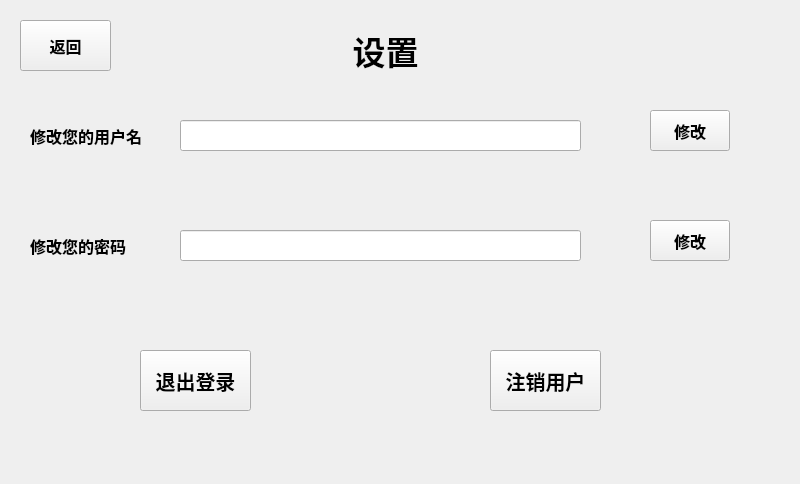
<?xml version="1.0" encoding="UTF-8"?>
<ui version="4.0">
 <class>bookmanagerui</class>
 <widget class="QMainWindow" name="bookmanagerui">
  <property name="geometry">
   <rect>
    <x>0</x>
    <y>0</y>
    <width>800</width>
    <height>484</height>
   </rect>
  </property>
  <property name="sizePolicy">
   <sizepolicy hsizetype="Fixed" vsizetype="Fixed">
    <horstretch>0</horstretch>
    <verstretch>0</verstretch>
   </sizepolicy>
  </property>
  <property name="baseSize">
   <size>
    <width>7</width>
    <height>0</height>
   </size>
  </property>
  <property name="font">
   <font>
    <family>Rockwell</family>
    <pointsize>12</pointsize>
    <italic>true</italic>
    <bold>true</bold>
   </font>
  </property>
  <property name="windowTitle">
   <string>bookmanagerui</string>
  </property>
  <widget class="QWidget" name="widget_main">
   <property name="sizePolicy">
    <sizepolicy hsizetype="Fixed" vsizetype="Fixed">
     <horstretch>0</horstretch>
     <verstretch>0</verstretch>
    </sizepolicy>
   </property>
   <widget class="QStackedWidget" name="stackedWidget">
    <property name="geometry">
     <rect>
      <x>0</x>
      <y>0</y>
      <width>800</width>
      <height>484</height>
     </rect>
    </property>
    <property name="sizePolicy">
     <sizepolicy hsizetype="Fixed" vsizetype="Fixed">
      <horstretch>0</horstretch>
      <verstretch>0</verstretch>
     </sizepolicy>
    </property>
    <property name="font">
     <font>
      <family>Rockwell</family>
      <pointsize>12</pointsize>
      <italic>false</italic>
      <bold>true</bold>
     </font>
    </property>
    <property name="currentIndex">
     <number>3</number>
    </property>
    <widget class="QWidget" name="welcome">
     <widget class="QLabel" name="lb_title1">
      <property name="geometry">
       <rect>
        <x>190</x>
        <y>50</y>
        <width>441</width>
        <height>101</height>
       </rect>
      </property>
      <property name="font">
       <font>
        <family>Rockwell</family>
        <pointsize>35</pointsize>
        <italic>false</italic>
        <bold>true</bold>
       </font>
      </property>
      <property name="text">
       <string>图书馆书籍管理系统</string>
      </property>
      <property name="alignment">
       <set>Qt::AlignCenter</set>
      </property>
     </widget>
     <widget class="QLabel" name="lb_title2">
      <property name="geometry">
       <rect>
        <x>600</x>
        <y>170</y>
        <width>101</width>
        <height>31</height>
       </rect>
      </property>
      <property name="font">
       <font>
        <family>Rockwell</family>
        <pointsize>20</pointsize>
        <italic>true</italic>
        <bold>true</bold>
       </font>
      </property>
      <property name="text">
       <string>v1.0.0</string>
      </property>
     </widget>
     <widget class="QLabel" name="lb_107">
      <property name="geometry">
       <rect>
        <x>250</x>
        <y>230</y>
        <width>291</width>
        <height>61</height>
       </rect>
      </property>
      <property name="font">
       <font>
        <family>Rockwell</family>
        <pointsize>25</pointsize>
        <italic>true</italic>
        <bold>true</bold>
       </font>
      </property>
      <property name="text">
       <string>107studio出品</string>
      </property>
      <property name="alignment">
       <set>Qt::AlignCenter</set>
      </property>
     </widget>
     <widget class="QPushButton" name="pb_2regist">
      <property name="geometry">
       <rect>
        <x>70</x>
        <y>350</y>
        <width>101</width>
        <height>61</height>
       </rect>
      </property>
      <property name="font">
       <font>
        <family>Microsoft Tai Le</family>
        <pointsize>15</pointsize>
        <italic>false</italic>
        <bold>false</bold>
       </font>
      </property>
      <property name="text">
       <string>注册账号</string>
      </property>
     </widget>
     <widget class="QPushButton" name="pb_2login">
      <property name="geometry">
       <rect>
        <x>350</x>
        <y>350</y>
        <width>101</width>
        <height>61</height>
       </rect>
      </property>
      <property name="font">
       <font>
        <family>Microsoft Tai Le</family>
        <pointsize>15</pointsize>
        <italic>false</italic>
        <bold>false</bold>
       </font>
      </property>
      <property name="text">
       <string>登陆账号</string>
      </property>
     </widget>
     <widget class="QPushButton" name="pb_aboutus">
      <property name="geometry">
       <rect>
        <x>630</x>
        <y>350</y>
        <width>101</width>
        <height>61</height>
       </rect>
      </property>
      <property name="font">
       <font>
        <family>Microsoft Tai Le</family>
        <pointsize>15</pointsize>
        <italic>false</italic>
        <bold>false</bold>
       </font>
      </property>
      <property name="text">
       <string>关于我们</string>
      </property>
     </widget>
    </widget>
    <widget class="QWidget" name="regist">
     <widget class="QPushButton" name="pb_regist_back">
      <property name="geometry">
       <rect>
        <x>30</x>
        <y>30</y>
        <width>91</width>
        <height>41</height>
       </rect>
      </property>
      <property name="text">
       <string>返回</string>
      </property>
     </widget>
     <widget class="QLabel" name="lb_regist">
      <property name="geometry">
       <rect>
        <x>230</x>
        <y>10</y>
        <width>279</width>
        <height>71</height>
       </rect>
      </property>
      <property name="font">
       <font>
        <family>Rockwell</family>
        <pointsize>25</pointsize>
        <italic>false</italic>
        <bold>true</bold>
       </font>
      </property>
      <property name="text">
       <string>注册您的账号</string>
      </property>
      <property name="alignment">
       <set>Qt::AlignCenter</set>
      </property>
     </widget>
     <widget class="QLineEdit" name="le_username">
      <property name="geometry">
       <rect>
        <x>120</x>
        <y>120</y>
        <width>491</width>
        <height>31</height>
       </rect>
      </property>
     </widget>
     <widget class="QLineEdit" name="le_account">
      <property name="geometry">
       <rect>
        <x>120</x>
        <y>200</y>
        <width>491</width>
        <height>31</height>
       </rect>
      </property>
     </widget>
     <widget class="QLineEdit" name="le_password">
      <property name="geometry">
       <rect>
        <x>120</x>
        <y>290</y>
        <width>491</width>
        <height>31</height>
       </rect>
      </property>
     </widget>
     <widget class="QCheckBox" name="cb_isteacher">
      <property name="geometry">
       <rect>
        <x>120</x>
        <y>350</y>
        <width>471</width>
        <height>31</height>
       </rect>
      </property>
      <property name="font">
       <font>
        <family>Rockwell</family>
        <pointsize>15</pointsize>
        <italic>false</italic>
        <bold>true</bold>
       </font>
      </property>
      <property name="text">
       <string>以老师身份注册（默认为学生身份）</string>
      </property>
     </widget>
     <widget class="QPushButton" name="pb_regist">
      <property name="geometry">
       <rect>
        <x>250</x>
        <y>400</y>
        <width>221</width>
        <height>71</height>
       </rect>
      </property>
      <property name="font">
       <font>
        <family>Rockwell</family>
        <pointsize>20</pointsize>
        <italic>false</italic>
        <bold>true</bold>
       </font>
      </property>
      <property name="text">
       <string>注册！</string>
      </property>
     </widget>
    </widget>
    <widget class="QWidget" name="login">
     <widget class="QPushButton" name="pb_login_back">
      <property name="geometry">
       <rect>
        <x>20</x>
        <y>20</y>
        <width>81</width>
        <height>41</height>
       </rect>
      </property>
      <property name="text">
       <string>返回</string>
      </property>
     </widget>
     <widget class="QLabel" name="lb_login">
      <property name="geometry">
       <rect>
        <x>250</x>
        <y>50</y>
        <width>331</width>
        <height>51</height>
       </rect>
      </property>
      <property name="font">
       <font>
        <family>Microsoft YaHei UI</family>
        <pointsize>30</pointsize>
        <italic>false</italic>
        <bold>true</bold>
       </font>
      </property>
      <property name="text">
       <string>用户登录</string>
      </property>
      <property name="alignment">
       <set>Qt::AlignCenter</set>
      </property>
     </widget>
     <widget class="QLineEdit" name="le_login_account">
      <property name="geometry">
       <rect>
        <x>150</x>
        <y>140</y>
        <width>521</width>
        <height>41</height>
       </rect>
      </property>
     </widget>
     <widget class="QLineEdit" name="le_login_password">
      <property name="geometry">
       <rect>
        <x>150</x>
        <y>270</y>
        <width>521</width>
        <height>41</height>
       </rect>
      </property>
     </widget>
     <widget class="QPushButton" name="pb_login">
      <property name="geometry">
       <rect>
        <x>340</x>
        <y>370</y>
        <width>161</width>
        <height>71</height>
       </rect>
      </property>
      <property name="font">
       <font>
        <family>Rockwell</family>
        <pointsize>20</pointsize>
        <italic>false</italic>
        <bold>false</bold>
       </font>
      </property>
      <property name="text">
       <string>登录</string>
      </property>
     </widget>
    </widget>
    <widget class="QWidget" name="settings">
     <widget class="QPushButton" name="pb_settings_back">
      <property name="geometry">
       <rect>
        <x>20</x>
        <y>20</y>
        <width>91</width>
        <height>51</height>
       </rect>
      </property>
      <property name="text">
       <string>返回</string>
      </property>
     </widget>
     <widget class="QLineEdit" name="le_change_username">
      <property name="geometry">
       <rect>
        <x>180</x>
        <y>120</y>
        <width>401</width>
        <height>31</height>
       </rect>
      </property>
     </widget>
     <widget class="QLabel" name="lb_change_username">
      <property name="geometry">
       <rect>
        <x>30</x>
        <y>120</y>
        <width>131</width>
        <height>31</height>
       </rect>
      </property>
      <property name="font">
       <font>
        <family>Rockwell</family>
        <pointsize>12</pointsize>
        <italic>false</italic>
        <bold>true</bold>
       </font>
      </property>
      <property name="text">
       <string>修改您的用户名</string>
      </property>
     </widget>
     <widget class="QLabel" name="lb_change_password">
      <property name="geometry">
       <rect>
        <x>30</x>
        <y>230</y>
        <width>141</width>
        <height>31</height>
       </rect>
      </property>
      <property name="font">
       <font>
        <family>Rockwell</family>
        <pointsize>12</pointsize>
        <italic>false</italic>
        <bold>true</bold>
       </font>
      </property>
      <property name="text">
       <string>修改您的密码</string>
      </property>
     </widget>
     <widget class="QLineEdit" name="le_change_password">
      <property name="geometry">
       <rect>
        <x>180</x>
        <y>230</y>
        <width>401</width>
        <height>31</height>
       </rect>
      </property>
     </widget>
     <widget class="QPushButton" name="pb_change_username">
      <property name="geometry">
       <rect>
        <x>650</x>
        <y>110</y>
        <width>80</width>
        <height>41</height>
       </rect>
      </property>
      <property name="text">
       <string>修改</string>
      </property>
     </widget>
     <widget class="QPushButton" name="pb_change_password">
      <property name="geometry">
       <rect>
        <x>650</x>
        <y>220</y>
        <width>80</width>
        <height>41</height>
       </rect>
      </property>
      <property name="text">
       <string>修改</string>
      </property>
     </widget>
     <widget class="QPushButton" name="pb_logout">
      <property name="geometry">
       <rect>
        <x>140</x>
        <y>350</y>
        <width>111</width>
        <height>61</height>
       </rect>
      </property>
      <property name="font">
       <font>
        <family>Rockwell</family>
        <pointsize>15</pointsize>
        <italic>false</italic>
        <bold>true</bold>
       </font>
      </property>
      <property name="text">
       <string>退出登录</string>
      </property>
     </widget>
     <widget class="QPushButton" name="pb_delete_user">
      <property name="geometry">
       <rect>
        <x>490</x>
        <y>350</y>
        <width>111</width>
        <height>61</height>
       </rect>
      </property>
      <property name="font">
       <font>
        <family>Rockwell</family>
        <pointsize>15</pointsize>
        <italic>false</italic>
        <bold>true</bold>
       </font>
      </property>
      <property name="text">
       <string>注销用户</string>
      </property>
     </widget>
     <widget class="QLabel" name="lb_settings">
      <property name="geometry">
       <rect>
        <x>190</x>
        <y>30</y>
        <width>391</width>
        <height>41</height>
       </rect>
      </property>
      <property name="font">
       <font>
        <family>Rockwell</family>
        <pointsize>25</pointsize>
        <italic>false</italic>
        <bold>true</bold>
       </font>
      </property>
      <property name="text">
       <string>设置</string>
      </property>
      <property name="alignment">
       <set>Qt::AlignCenter</set>
      </property>
     </widget>
    </widget>
    <widget class="QWidget" name="operate">
     <widget class="QListView" name="lv_info">
      <property name="geometry">
       <rect>
        <x>10</x>
        <y>80</y>
        <width>251</width>
        <height>391</height>
       </rect>
      </property>
     </widget>
     <widget class="QLabel" name="lb_operate">
      <property name="geometry">
       <rect>
        <x>260</x>
        <y>20</y>
        <width>291</width>
        <height>41</height>
       </rect>
      </property>
      <property name="font">
       <font>
        <family>Microsoft YaHei UI</family>
        <pointsize>20</pointsize>
        <italic>false</italic>
        <bold>true</bold>
       </font>
      </property>
      <property name="text">
       <string>书籍管理系统</string>
      </property>
      <property name="alignment">
       <set>Qt::AlignCenter</set>
      </property>
     </widget>
     <widget class="QPushButton" name="pb_borrow">
      <property name="geometry">
       <rect>
        <x>330</x>
        <y>240</y>
        <width>121</width>
        <height>66</height>
       </rect>
      </property>
      <property name="font">
       <font>
        <family>Rockwell</family>
        <pointsize>18</pointsize>
        <italic>false</italic>
        <bold>true</bold>
       </font>
      </property>
      <property name="text">
       <string>借书</string>
      </property>
     </widget>
     <widget class="QLabel" name="lb_welcomeuser">
      <property name="geometry">
       <rect>
        <x>30</x>
        <y>20</y>
        <width>261</width>
        <height>31</height>
       </rect>
      </property>
      <property name="text">
       <string/>
      </property>
     </widget>
     <widget class="QPushButton" name="pb_return">
      <property name="geometry">
       <rect>
        <x>600</x>
        <y>240</y>
        <width>121</width>
        <height>71</height>
       </rect>
      </property>
      <property name="font">
       <font>
        <family>Rockwell</family>
        <pointsize>18</pointsize>
        <italic>false</italic>
        <bold>true</bold>
       </font>
      </property>
      <property name="text">
       <string>还书</string>
      </property>
     </widget>
     <widget class="QPushButton" name="pb_search">
      <property name="geometry">
       <rect>
        <x>330</x>
        <y>380</y>
        <width>121</width>
        <height>71</height>
       </rect>
      </property>
      <property name="font">
       <font>
        <family>Rockwell</family>
        <pointsize>18</pointsize>
        <italic>false</italic>
        <bold>true</bold>
       </font>
      </property>
      <property name="text">
       <string>查询</string>
      </property>
     </widget>
     <widget class="QPushButton" name="pb_teacher">
      <property name="geometry">
       <rect>
        <x>680</x>
        <y>20</y>
        <width>91</width>
        <height>51</height>
       </rect>
      </property>
      <property name="text">
       <string>教师界面</string>
      </property>
     </widget>
     <widget class="QPushButton" name="pb_setting">
      <property name="geometry">
       <rect>
        <x>610</x>
        <y>380</y>
        <width>111</width>
        <height>71</height>
       </rect>
      </property>
      <property name="font">
       <font>
        <family>Rockwell</family>
        <pointsize>18</pointsize>
        <italic>false</italic>
        <bold>true</bold>
       </font>
      </property>
      <property name="text">
       <string>设置</string>
      </property>
     </widget>
     <widget class="QTextEdit" name="textEdit">
      <property name="geometry">
       <rect>
        <x>330</x>
        <y>90</y>
        <width>391</width>
        <height>141</height>
       </rect>
      </property>
     </widget>
    </widget>
   </widget>
  </widget>
 </widget>
 <resources/>
 <connections/>
</ui>
